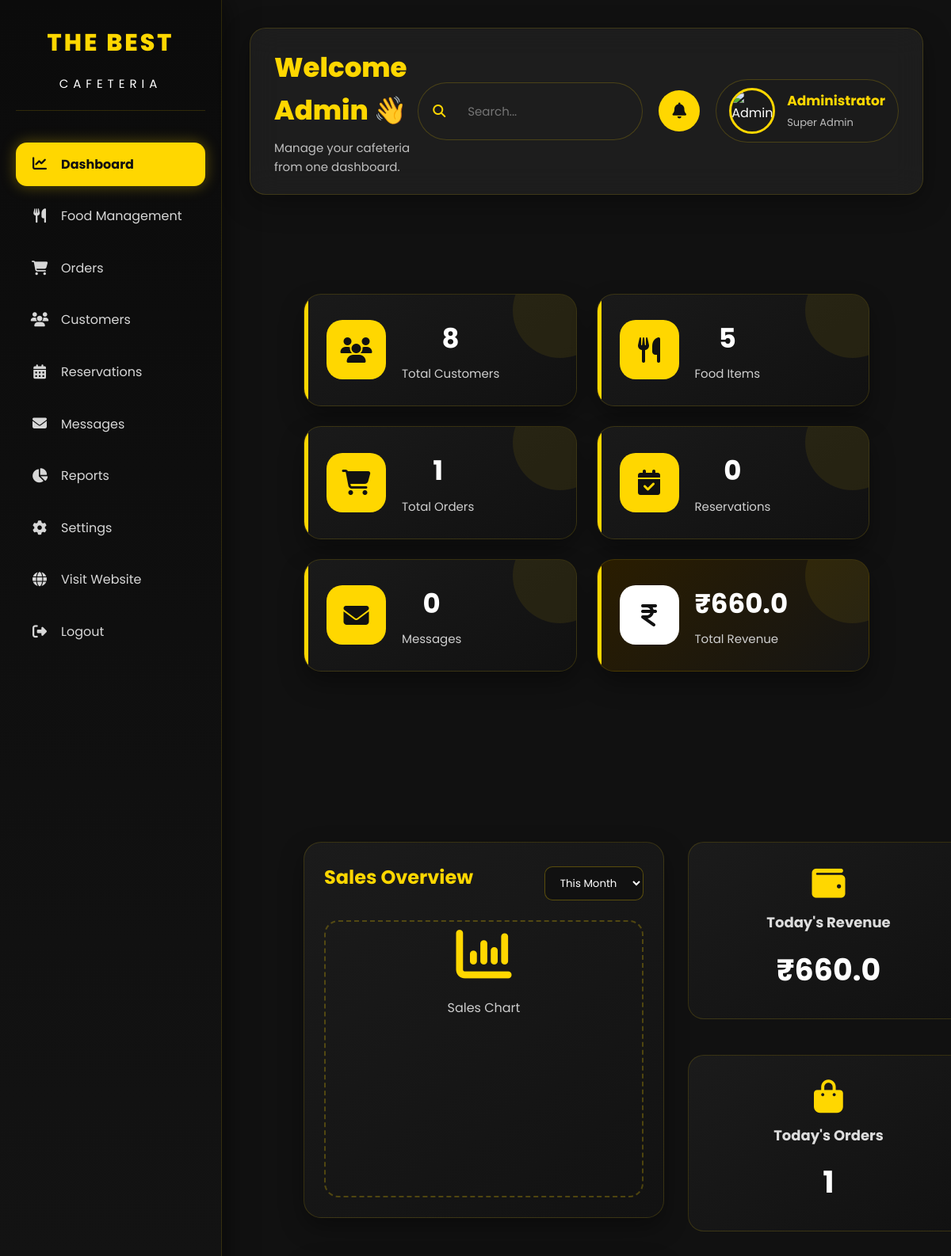
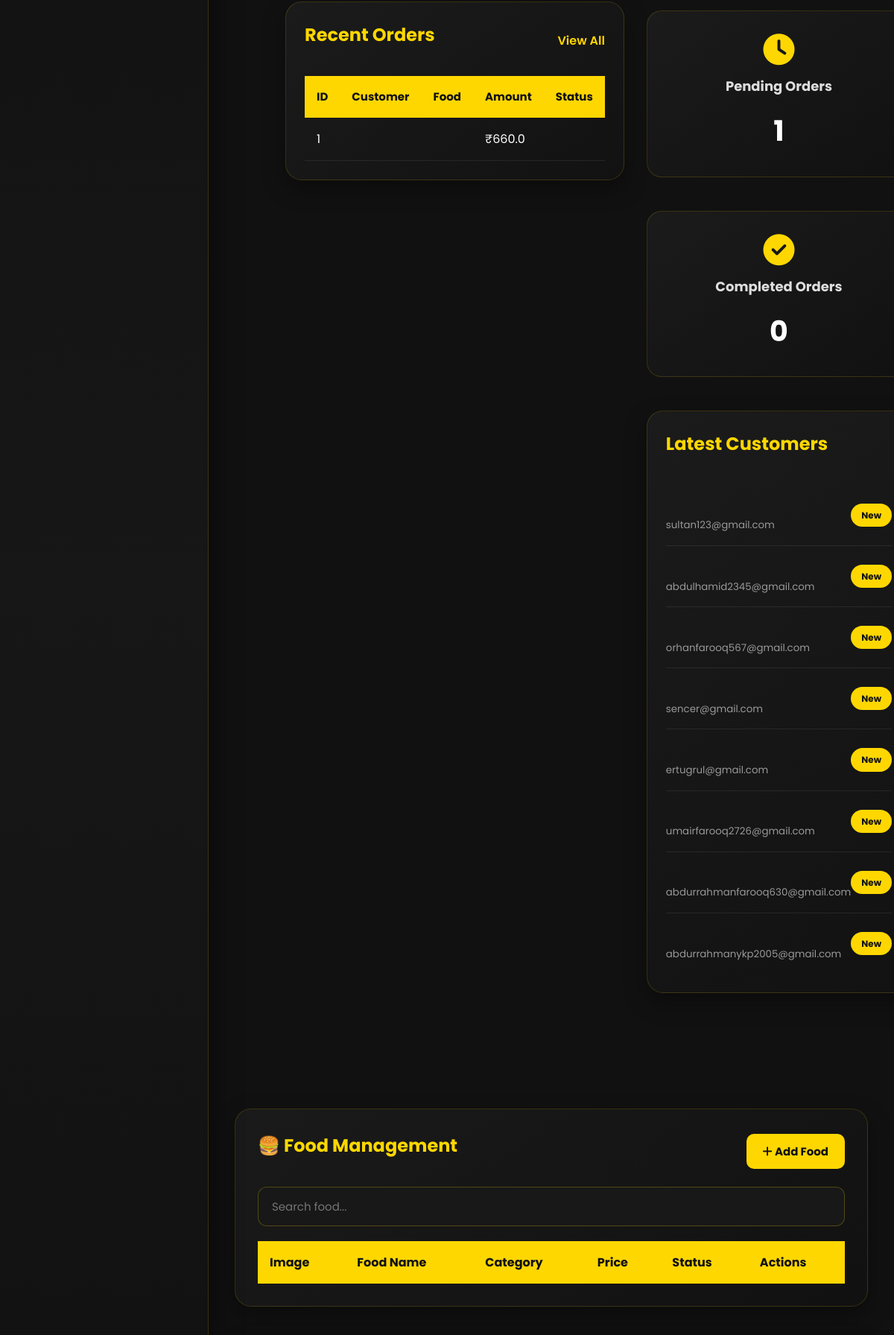
The app's page /admin-dashboard (upper part) with its own data (2 pictures, top to bottom).
### app.py (models this page shows)
class Orders(db.Model):
    __tablename__ = "orders"
    id = db.Column(db.Integer, primary_key=True)
    user_id = db.Column(
        db.Integer,
        db.ForeignKey("users.id"),
        nullable=False
    )
    total = db.Column(db.Float)
    payment_method = db.Column(
        db.String(50)
    )
    order_status = db.Column(
        db.String(30),
        default="Pending"
    )
    created_at = db.Column(
        db.DateTime,
        default=datetime.utcnow
    )

class User(db.Model):
    __tablename__ = "users"
    id = db.Column(db.Integer, primary_key=True)
    full_name = db.Column(db.String(100), nullable=False)
    email = db.Column(db.String(120), unique=True, nullable=False)
    mobile = db.Column(db.String(20), nullable=False)
    password = db.Column(db.String(255), nullable=False)
    address = db.Column(db.Text)
    created_at = db.Column(
        db.DateTime,
        default=datetime.utcnow
    )

### app.py (the view)
@app.route("/admin-dashboard")
def admin_dashboard():
    users = User.query.count()
    menu = Menu.query.count()
    orders = Orders.query.count()
    reservations = Reservation.query.count()
    contacts = Contact.query.count()
    revenue = db.session.query(
        db.func.sum(Orders.total)
    ).scalar() or 0
    today_orders = Orders.query.filter(
        db.func.date(Orders.created_at) == date.today()
    ).count()
    today_revenue = db.session.query(
        db.func.sum(Orders.total)
    ).filter(
        db.func.date(Orders.created_at) == date.today()
    ).scalar() or 0
    pending_orders = Orders.query.filter_by(
        order_status="Pending"
    ).count()
    completed_orders = Orders.query.filter_by(
        order_status="Completed"
    ).count()
    recent_orders = Orders.query.order_by(
        Orders.created_at.desc()
    ).limit(10).all()
    latest_users = User.query.order_by(
        User.id.desc()
    ).limit(8).all()
    latest_reservations = Reservation.query.order_by(
        Reservation.id.desc()
    ).limit(8).all()
    latest_messages = Contact.query.order_by(
        Contact.id.desc()
    ).limit(8).all()
    return render_template(
        "admin_dashboard.html",
        users=users,
        menu=menu,
        orders=orders,
        reservations=reservations,
        contacts=contacts,
        revenue=revenue,
        today_orders=today_orders,
        today_revenue=today_revenue,
        pending_orders=pending_orders,
        completed_orders=completed_orders,
        recent_orders=recent_orders,
        latest_users=latest_users,
        latest_reservations=latest_reservations,
        latest_messages=latest_messages
    )

### templates/admin_dashboard.html (shortened to what this page needs)
<!DOCTYPE html>
<html lang="en">
<head>
    <link rel="stylesheet"
          href="{{ url_for('static', filename='css/style.css') }}">
    <link rel="stylesheet"
          href="{{ url_for('static', filename='css/admin.css') }}">
    <link rel="stylesheet"
          href="https://cdnjs.cloudflare.com/ajax/libs/font-awesome/6.7.2/css/all.min.css">
</head>
<body>
<div class="admin-container">
    <aside class="sidebar">
        <div class="sidebar-logo">
            <h2>THE BEST</h2>
            <span>CAFETERIA</span>
        </div>
        <ul class="sidebar-menu">
            <li class="active">
                <a href="/admin-dashboard">
                    <i class="fa-solid fa-chart-line"></i>
                    Dashboard
                </a>
            </li>
            <li>
                <a href="/menu-management">
                    <i class="fa-solid fa-utensils"></i>
                    Food Management
                </a>
            </li>
            <li>
                <a href="/orders">
                    <i class="fa-solid fa-cart-shopping"></i>
                    Orders
                </a>
            </li>
            <li>
                <a href="/users">
                    <i class="fa-solid fa-users"></i>
                    Customers
                </a>
            </li>
            <li>
                <a href="/reservations">
                    <i class="fa-solid fa-calendar-days"></i>
                    Reservations
                </a>
            </li>
            <li>
                <a href="/messages">
                    <i class="fa-solid fa-envelope"></i>
                    Messages
                </a>
            </li>
            <li>
                <a href="/reports">
                    <i class="fa-solid fa-chart-pie"></i>
                    Reports
                </a>
            </li>
            <li>
                <a href="/settings">
                    <i class="fa-solid fa-gear"></i>
                    Settings
                </a>
            </li>
            <li>
                <a href="/">
                    <i class="fa-solid fa-globe"></i>
                    Visit Website
                </a>
            </li>
            <li>
                <a href="/admin/logout">
                    <i class="fa-solid fa-right-from-bracket"></i>
                    Logout
                </a>
            </li>
        </ul>
    </aside>
    <main class="dashboard-main">
        <header class="dashboard-header">
            <div class="header-left">
                <h1>
                    Welcome Admin 👋
                </h1>
                <p>
                    Manage your cafeteria from one dashboard.
                </p>
            </div>
            <div class="header-right">
                <div class="search-box">
                    <i class="fa-solid fa-magnifying-glass"></i>
                    <input
                        type="text"
                        placeholder="Search...">
                </div>
                <button class="notification-btn">
                    <i class="fa-solid fa-bell"></i>
                </button>
                <div class="admin-profile">
                    <img
                        src="{{ url_for('static', filename='images/admin.png') }}"
                        alt="Admin">
                    <div>
                        <h4>Administrator</h4>
                        <span>Super Admin</span>
                    </div>
                </div>
            </div>
        </header>
        <section class="stats-grid">
            <div class="stat-card">
                <div class="stat-icon">
                    <i class="fa-solid fa-users"></i>
                </div>
                <div>
                    <h2>{{ users }}</h2>
                    <p>Total Customers</p>
                </div>
            </div>
            <div class="stat-card">
                <div class="stat-icon">
                    <i class="fa-solid fa-utensils"></i>
                </div>
                <div>
                    <h2>{{ menu }}</h2>
                    <p>Food Items</p>
                </div>
            </div>
            <div class="stat-card">
                <div class="stat-icon">
                    <i class="fa-solid fa-cart-shopping"></i>
                </div>
                <div>
                    <h2>{{ orders }}</h2>
                    <p>Total Orders</p>
                </div>
            </div>
            <div class="stat-card">
                <div class="stat-icon">
                    <i class="fa-solid fa-calendar-check"></i>
                </div>
                <div>
                    <h2>{{ reservations }}</h2>
                    <p>Reservations</p>
                </div>
            </div>
            <div class="stat-card">
                <div class="stat-icon">
                    <i class="fa-solid fa-envelope"></i>
                </div>
                <div>
                    <h2>{{ contacts }}</h2>
                    <p>Messages</p>
                </div>
            </div>
            <div class="stat-card">
                <div class="stat-icon">
                    <i class="fa-solid fa-indian-rupee-sign"></i>
                </div>
                <div>
                    <h2>₹{{ revenue }}</h2>
                    <p>Total Revenue</p>
                </div>
            </div>
        </section>
<section class="dashboard-content">
    <div class="left-content">
        <div class="dashboard-box">
            <div class="box-header">
                <h2>Sales Overview</h2>
                <select>
                    <option>This Month</option>
                </select>
            </div>
            <div class="chart-placeholder">
                <i class="fa-solid fa-chart-column"></i>
                <p>Sales Chart</p>
                <canvas id="salesChart"></canvas>
            </div>
        </div>
        <div class="dashboard-box">
            <div class="box-header">
                <h2>Recent Orders</h2>
                <a href="/orders">
                    View All
                </a>
            </div>
            <table class="orders-table">
                <thead>
                    <tr>
                        <th>ID</th>
                        <th>Customer</th>
                        <th>Food</th>
                        <th>Amount</th>
                        <th>Status</th>
                    </tr>
                </thead>
                <tbody>
                    {% for order in recent_orders %}
                    <tr>
                        <td>{{ order.id }}</td>
                        <td>{{ order.customer }}</td>
                        <td>{{ order.food }}</td>
                        <td>₹{{ order.total }}</td>
                        <td>
                            <span class="status {{ order.status|lower }}">
                            </span>
                        </td>
                    </tr>
                    {% endfor %}
                </tbody>
            </table>
        </div>
    </div>
    <div class="right-content">
        <div class="small-card">
            <i class="fa-solid fa-wallet"></i>
            <h3>Today's Revenue</h3>
            <h1>
                ₹{{ today_revenue }}
            </h1>
        </div>
        <div class="small-card">
            <i class="fa-solid fa-bag-shopping"></i>
            <h3>Today's Orders</h3>
            <h1>
                {{ today_orders }}
            </h1>
        </div>
        <div class="small-card">
            <i class="fa-solid fa-clock"></i>
            <h3>Pending Orders</h3>
            <h1>
                {{ pending_orders }}
            </h1>
        </div>
        <div class="small-card">
            <i class="fa-solid fa-circle-check"></i>
            <h3>Completed Orders</h3>
            <h1>
                {{ completed_orders }}
            </h1>
        </div>
        <div class="dashboard-box">
            <div class="box-header">
                <h2>Latest Customers</h2>
            </div>
            <ul class="customer-list">
                {% for user in latest_users %}
                <li>
                    <div>
                        <br>
                        <small>
                            {{ user.email }}
                        </small>
                    </div>
                    <span>
                        New
                    </span>
                </li>
                {% endfor %}
            </ul>
        </div>
    </div>
</section>
<section class="food-management">
    <div class="box-header">
        <h2>
            🍔 Food Management
        </h2>
        <button class="add-food-btn">
            <i class="fa-solid fa-plus"></i>
            Add Food
        </button>
    </div>
    <div class="food-search">
        <input
            type="text"
            placeholder="Search food...">
    </div>
    <table class="food-table">
        <thead>
            <tr>
                <th>Image</th>
                <th>Food Name</th>
                <th>Category</th>
                <th>Price</th>
                <th>Status</th>
                <th>Actions</th>
            </tr>
        </thead>
    </table>
</section>
</main>
</div>
</body>
</html>

### static/CSS/style.css (style rules this page uses)
:root { --primary:#D4A373; --primary-dark:#b57f4d; --secondary:#FFD700; --black:#0d0d0d; --dark:#181818; --card:#222; --white:#ffffff; --text:#d6d6d6; --shadow:0 15px 35px rgba(0,0,0,.35); --radius:18px; --transition:.35s ease; }
* { margin:0; padding:0; box-sizing:border-box; scroll-behavior:smooth; }
body { font-family:'Poppins',sans-serif; background:var(--black); color:var(--white); overflow-x:hidden; line-height:1.6; }
a { text-decoration:none; }
img { max-width:100%; display:block; }
ul { list-style:none; }
section { padding:90px 8%; }
h1,h2,h3,h4 { font-weight:700; }
h2 { font-size:45px; text-align:center; margin-bottom:15px; color:var(--primary); }
section p { color:var(--text); }
.search-box { display:flex; align-items:center; background:#fff; border-radius:50px; overflow:hidden; border:2px solid transparent; transition:.35s; }
.search-box input { width:190px; padding:12px 18px; border:none; outline:none; font-size:15px; background:transparent; }
.dashboard-content { display:grid; grid-template-columns:2fr 1fr; gap:25px; margin-top:35px; }
.dashboard-box { background:#1d1d1d; border-radius:20px; padding:25px; margin-bottom:25px; border:1px solid rgba(255,215,0,.15); }
.box-header { display:flex; justify-content:space-between; align-items:center; margin-bottom:20px; }
.box-header h2 { color:#FFD700; }
.box-header a { color:#FFD700; text-decoration:none; }
.box-header select { background:#222; color:white; border:none; padding:10px; border-radius:8px; }
.chart-placeholder { height:350px; display:flex; flex-direction:column; justify-content:center; align-items:center; color:#FFD700; }
.chart-placeholder i { font-size:60px; margin-bottom:15px; }
.orders-table { width:100%; border-collapse:collapse; }
.orders-table th { background:#FFD700; color:#111; padding:14px; }
.orders-table td { padding:14px; border-bottom:1px solid #333; }
.status { padding:6px 15px; border-radius:20px; color:white; font-size:14px; }
.small-card { background:#1d1d1d; border-radius:20px; padding:25px; margin-bottom:20px; text-align:center; border:1px solid rgba(255,215,0,.15); }
.small-card i { color:#FFD700; font-size:35px; margin-bottom:15px; }
.small-card h3 { color:#ddd; }
.small-card h1 { color:#FFD700; }
.customer-list { list-style:none; margin:0; padding:0; }
.customer-list li { display:flex; justify-content:space-between; align-items:center; padding:15px 0; border-bottom:1px solid #333; }
.customer-list span { background:#FFD700; color:#111; padding:5px 10px; border-radius:20px; font-size:12px; }
.food-management { margin-top:40px; background:#1c1c1c; padding:25px; border-radius:20px; border:1px solid rgba(255,215,0,.15); }
.add-food-btn { background:#FFD700; color:#111; border:none; padding:12px 20px; border-radius:10px; cursor:pointer; font-weight:bold; }
.food-search { margin:20px 0; }
.food-search input { width:100%; padding:14px; border:none; border-radius:10px; background:#222; color:white; }
.food-table { width:100%; border-collapse:collapse; }
.food-table th { background:#FFD700; color:#111; padding:14px; }

### records on screen
Orders: id "1", total "660.0"
User: email "sultan123@gmail.com"
User: email "abdulhamid2345@gmail.com"
User: email "orhanfarooq567@gmail.com"
User: email "sencer@gmail.com"
User: email "ertugrul@gmail.com"
User: email "umairfarooq2726@gmail.com"
User: email "abdurrahmanfarooq630@gmail.com"
User: email "abdurrahmanykp2005@gmail.com"

### other values on screen
{{ users }} "8"
{{ menu }} "5"
{{ orders }} "1"
{{ reservations }} "0"
{{ contacts }} "0"
{{ revenue }} "660.0"
{{ today_revenue }} "660.0"
{{ today_orders }} "1"
{{ pending_orders }} "1"
{{ completed_orders }} "0"
